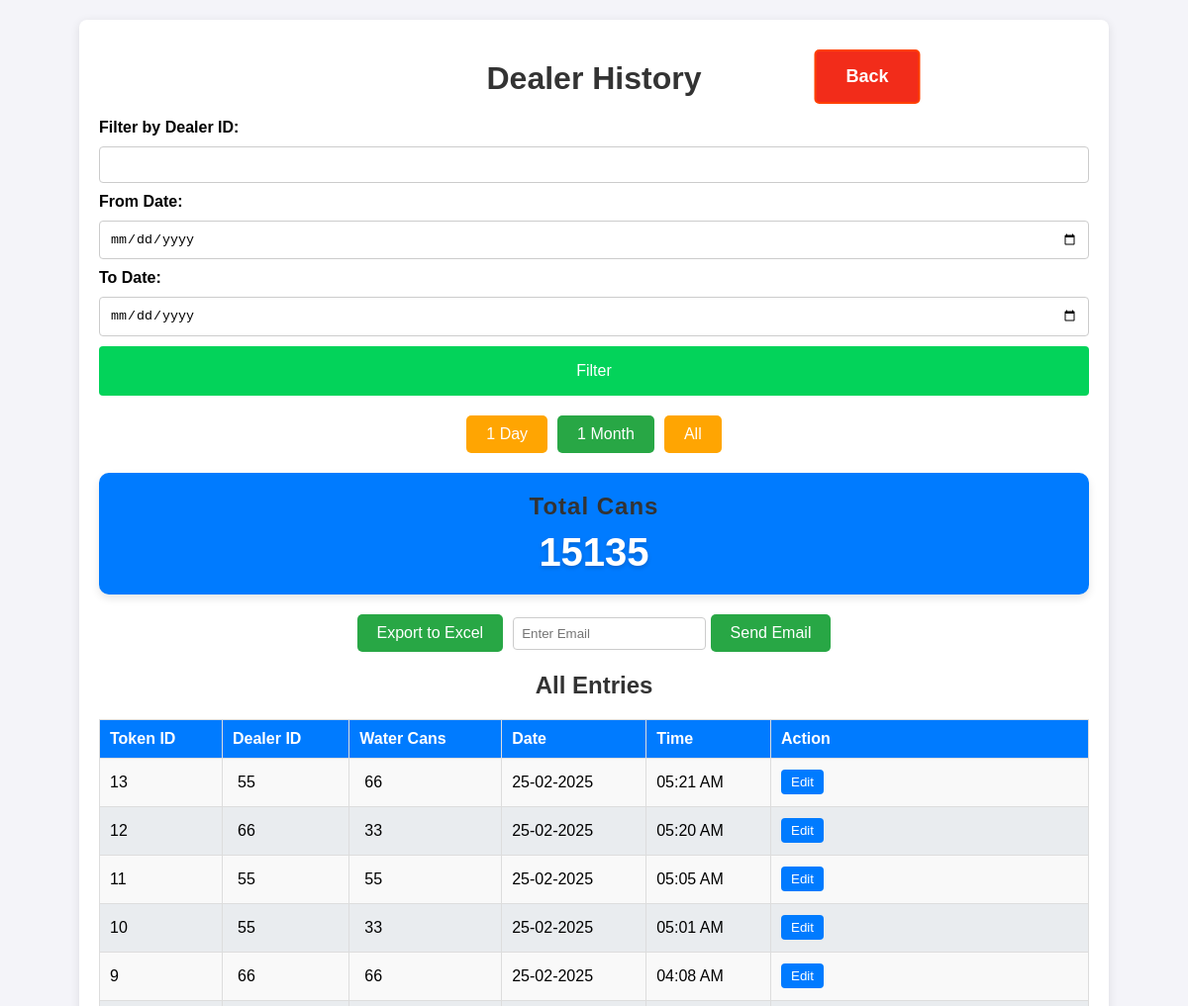
Before: /history (upper part) with the older database file.
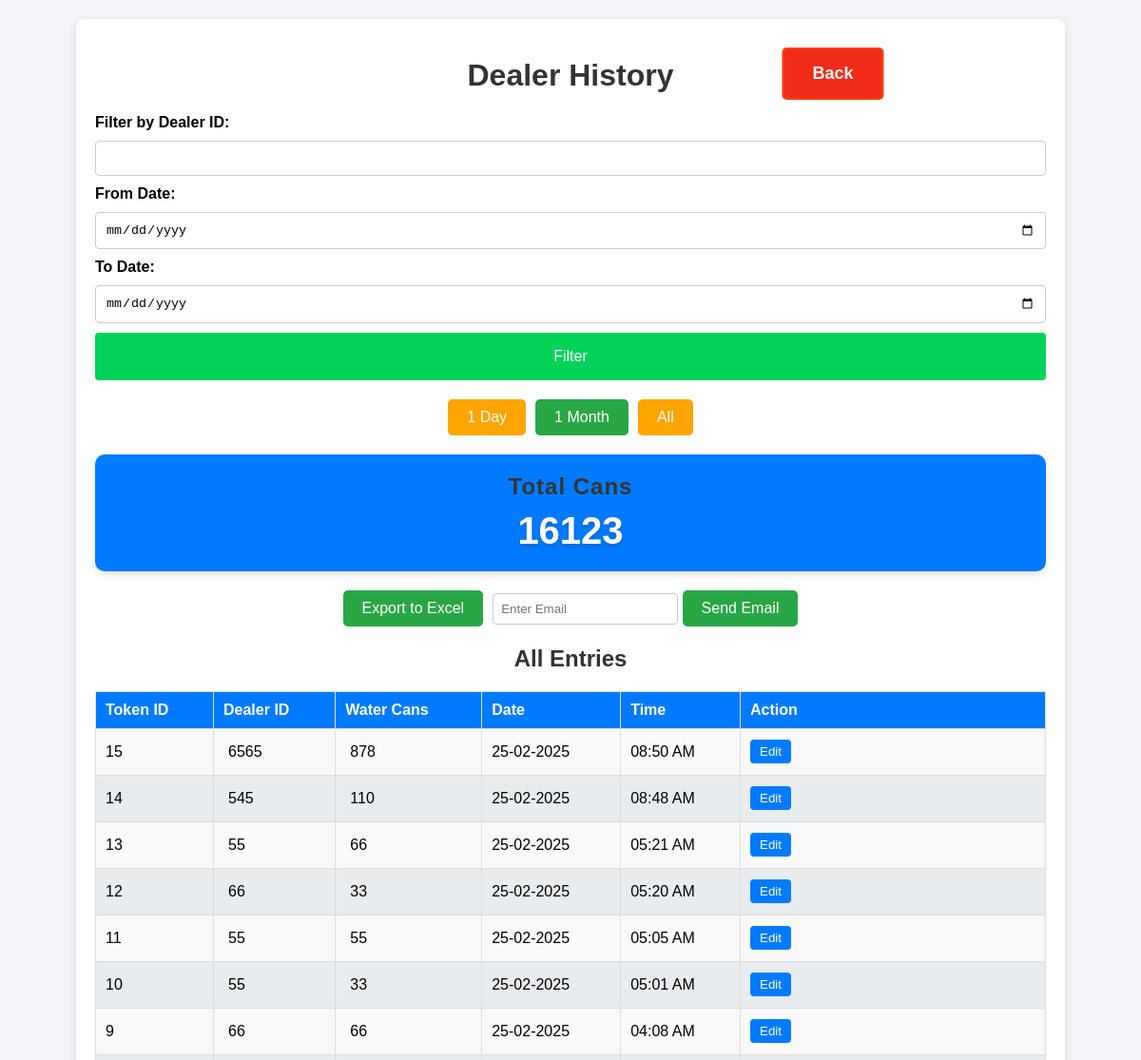
After: the same page with the newer database file.
### app.py (models this page shows, shortened)
class Dealer(db.Model):
    id = db.Column(db.Integer, primary_key=True)
    dealer_id = db.Column(db.String(100), nullable=False)
    water_can_count = db.Column(db.Integer, nullable=False)
    timestamp = db.Column(db.DateTime, default=datetime.now)
    token_id = db.Column(db.Integer, nullable=False)  # Daily resetting token ID
    @property
    def formatted_date(self):
        return self.timestamp.strftime("%d-%m-%Y")  # Format the date
    @property
    def formatted_time(self):
        return self.timestamp.strftime("%I:%M %p")  # Format the time in 12-hour format

### app.py (the view)
@app.route('/history', methods=['GET'])
def history(msg=None):
    filtered_data, filter_type = get_filtered_data(request)
    dealer_id_filter = request.args.get('dealer_id', '')  # Default is an empty string
    date_from = request.args.get('date_from', '')
    date_to = request.args.get('date_to', '')
    total_cans = sum(dealer.water_can_count for dealer in filtered_data)
    return render_template('history.html', data=filtered_data,
                            dealer_id=dealer_id_filter,
                            date_from=date_from,
                            date_to=date_to,
                            total_cans=total_cans,
                            filter_type=filter_type,
                            msg=msg)

### templates/history.html (shortened to what this page needs)
<!DOCTYPE html>
<html lang="en">
<head>
    <link rel="stylesheet" href="/static/styles.css">
</head>
<body>
    <div class="container history_container">
        <h1>Dealer History</h1>
        <form method="GET" class="form">
            <label for="dealer_id">Filter by Dealer ID:</label>
            <input type="text" id="dealer_id" name="dealer_id" value="{{ dealer_id }}">
            <label for="date_from">From Date:</label>
            <input type="date" id="date_from" name="date_from" value="{{ date_from }}">
            <label for="date_to">To Date:</label>
            <input type="date" id="date_to" name="date_to" value="{{ date_to }}">
            <button type="submit" name="filter_button" value="submit" class="btn">Filter</button>
        </form>
        <div class="filter-buttons">
            <a href="/history?filter_type=1-day" class="filter-button {{ 'active' if filter_type == '1-day' else '' }}">1 Day</a>
            <a href="/history?filter_type=1-month" class="filter-button {{ 'active' if filter_type == '1-month' else '' }}">1 Month</a>
            <a href="/history?filter_type=all" class="filter-button {{ 'active' if filter_type == 'all' else '' }}">All</a>
        </div>
         <div class="total-cans-card">
            <h2>Total Cans</h2>
            <div class="total-cans-number">{{ total_cans }}</div>
        </div>
        <div class="export-options">
            <form action="/export" method="get">
                <button type="submit" class="export-button">Export to Excel</button>
            </form>
            <form action="{{ url_for('send_email') }}" method="get" style="display: inline;">
                <input class="export-input" type="email" name="email" placeholder="Enter Email" required>
                <button type="submit" class="export-button">Send Email</button>
            </form>
        </div>
        <a href="/" class="back">Back</a>
        <h2>All Entries</h2>
        <table class="history_data">
            <thead>
                <tr>
                    <th>Token ID</th>
                    <th>Dealer ID</th>
                    <th>Water Cans</th>
                    <th>Date</th>
                    <th>Time</th>
                    <th class="history_action">Action</th>
                </tr>
            </thead>
            <tbody>
                {% for entry in data %}
                <tr>
                    <td>{{ entry.token_id }}</td>
                    <td><input type="text" id="dealer_id_{{ entry.id }}" value="{{ entry.dealer_id }}" readonly></td>
                    <td><input type="number" id="water_can_{{ entry.id }}" value="{{ entry.water_can_count }}" readonly></td>
                    <td>{{ entry.formatted_date }}</td>
                    <td>{{ entry.formatted_time }}</td>
                    <td>
                        <button class="edit" onclick="enableEdit({{ entry.id }})">Edit</button>
                    </td>
                </tr>
                {% endfor %}
            </tbody>
        </table>
    </div>
</body>
</html>

Changed rows visible on the page:
added Dealer: token_id "15", dealer_id "6565", water_can_count "878", formatted_date "25-02-2025", formatted_time "08:50 AM"
added Dealer: token_id "14", dealer_id "545", water_can_count "110", formatted_date "25-02-2025", formatted_time "08:48 AM"
Other visible differences:
{{ total_cans }}: "15135" → "16123"
